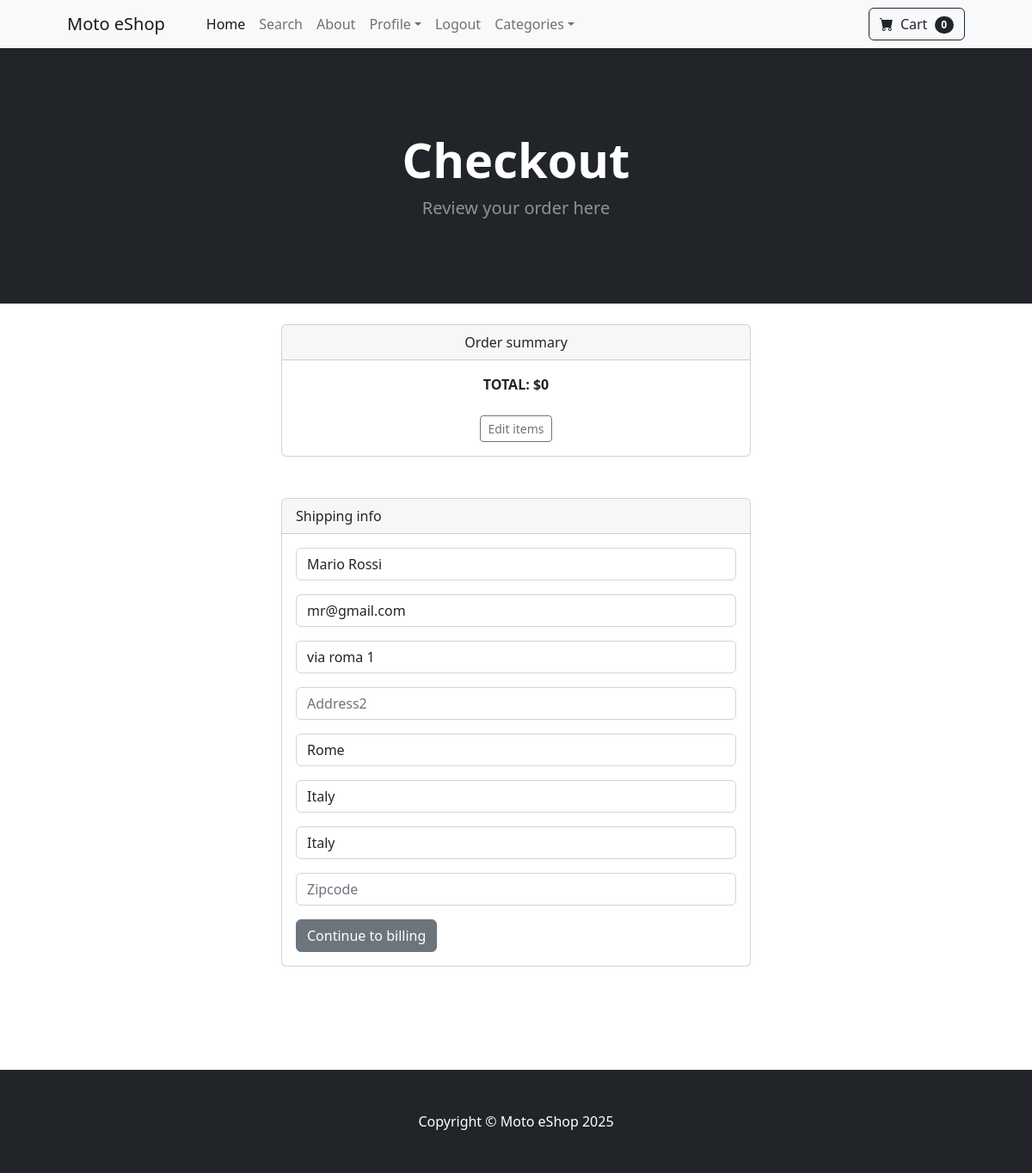
/payment/checkout (signed in), run on the app's committed database.
### payment/models.py (models this page shows, shortened)
class ShippingAddress(models.Model):
    user = models.ForeignKey(User, on_delete=models.CASCADE, null=True, blank=True)
    shipping_full_name = models.CharField(max_length=100)
    shipping_email = models.EmailField(max_length=100)
    shipping_address1 = models.CharField(max_length=255)
    shipping_address2 = models.CharField(max_length=255, blank=True, null=True)
    shipping_city = models.CharField(max_length=100)
    shipping_state = models.CharField(max_length=100)
    shipping_zip_code = models.CharField(max_length=20)
    shipping_country = models.CharField(max_length=100)
    class Meta:
        verbose_name_plural = "Shipping Address"

### payment/views.py (the view)
# urls.py: path('checkout', views.checkout, name='checkout'),
def checkout(request):
    cart = Cart(request)
    cart_products = cart.get_prods()
    totals = cart.cart_total()
    product_ids = cart.cart.keys()
    products = Product.objects.filter(id__in=product_ids)
    quantities = {str(p.id): cart.cart[str(p.id)]['quantity'] for p in products}
    try:
        shipping_instance = ShippingAddress.objects.get(user=request.user)
        billing_form = PaymentForm()
    except ShippingAddress.DoesNotExist:
        shipping_instance = None
    if request.method == 'GET':
        if shipping_instance:
            form = ShippingForm(instance=shipping_instance)
            billing_form = PaymentForm()
        else:
            form = ShippingForm()
    else:
        form = ShippingForm(request.POST, instance=shipping_instance)
        billing_form = PaymentForm()
    return render(request, 'payment/checkout.html', {
        'cart_products': products,
        'quantities': quantities,
        'totals': totals,
        'shipping_form': form,
    })

### cart/cart.py (called while the page is built, shortened)
	def __len__(self):
		return sum(item['quantity'] for item in self.cart.values())

	def cart_total(self):
		product_ids = self.cart.keys()
		products = Product.objects.filter(id__in=product_ids)
		total = 0
		return total

	def get_prods(self):
		product_ids = self.cart.keys()
		products = Product.objects.filter(id__in=product_ids)
		cart_products = []
		for product in products:
			cart_item = self.cart[str(product.id)]
			cart_products.append({
				'product': product,
				'quantity': cart_item['quantity']
			})
		return cart_products

### cart/context_processors.py (called while the page is built)
def cart(request):
	return {'cart': Cart(request)}

### store/context_processors.py (called while the page is built)
def cart(request):
    return {'cart': Cart(request)}

### payment/templates/payment/checkout.html (shortened to what this page needs)
{% extends 'base.html' %}
{% block content %}
<header class="bg-dark py-5">
    <div class="container px-4 px-lg-5 my-5">
        <div class="text-center text-white">
            <h1 class="display-4 fw-bolder">Checkout</h1>
            <p class="lead fw-normal text-white-50 mb-0">Review your order here</p>
        </div>
    </div>
</header>
<br/>
    <div class="container">
	    <div class="row">
            <div class="col-md-6 offset-md-3">
                <div class="card text-center">
                  <div class="card-header">
                    Order summary
                  </div>
                  <div class="card-body">
                      <strong>TOTAL:  ${{ totals }}</strong>
                        <br/><br/>
                  <a href = "{% url 'cart_summary' %}" class = "btn btn-sm btn-outline-secondary">Edit items</a>
                  </div>
                </div>
            <br/><br/>
            <div class="card">
              <div class="card-header">
                Shipping info
              </div>
              <div class="card-body">
                    <form method="post" action="{% url 'billing_info' %}">
                        {{ shipping_form.as_p }}
                        <button type="submit" class = "btn btn-secondary">Continue to billing</button>
                    </form>
              </div>
            </div>
                <br/>
            <br/><br/><br/><br/>
            </div>
        </div>
    </div>
{% endblock %}

### data on the page
ShippingAddress: shipping_full_name "Mario Rossi", shipping_email "mr@gmail.com", shipping_address1 "via roma 1", shipping_city "Rome", shipping_state "Italy", shipping_country "Italy"

### other printed values
{{ cart|length }} "0"
{{ totals }} "0"
